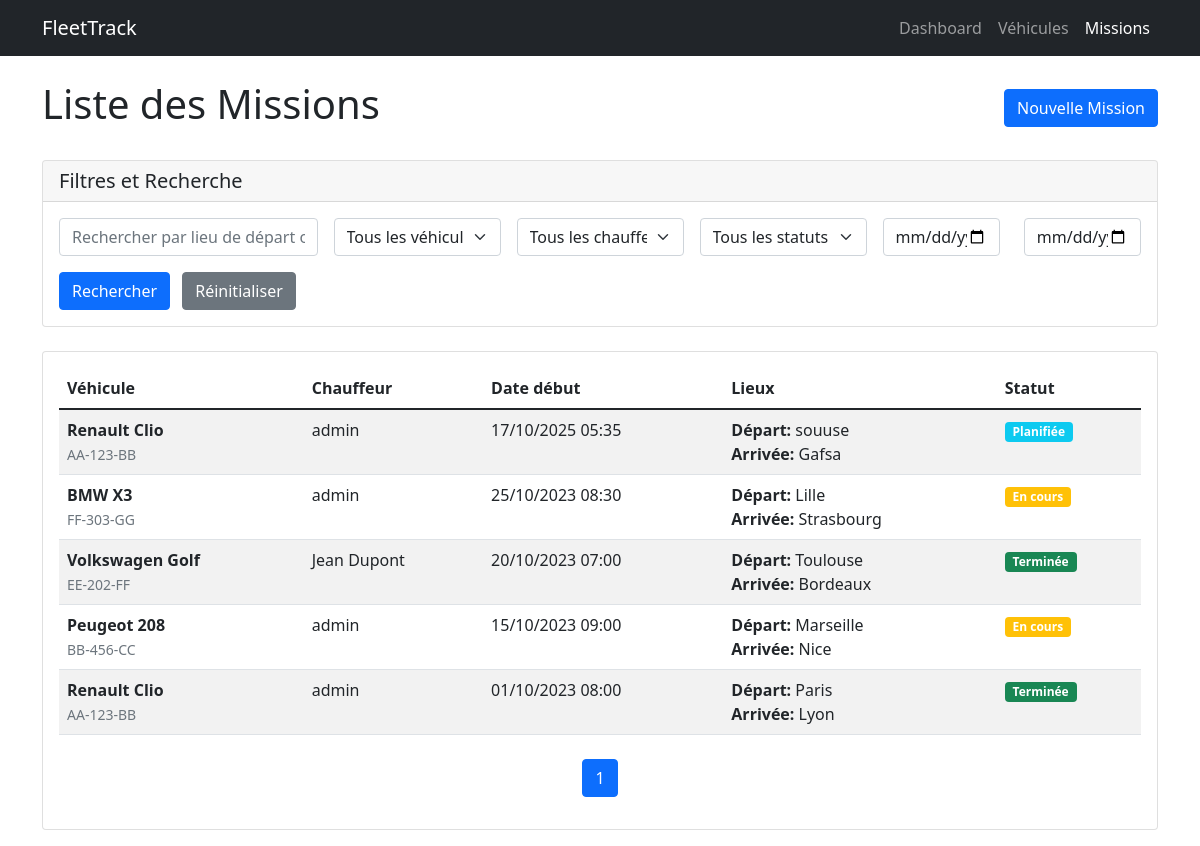
The page /fleet/missions/ on the database as committed earlier.
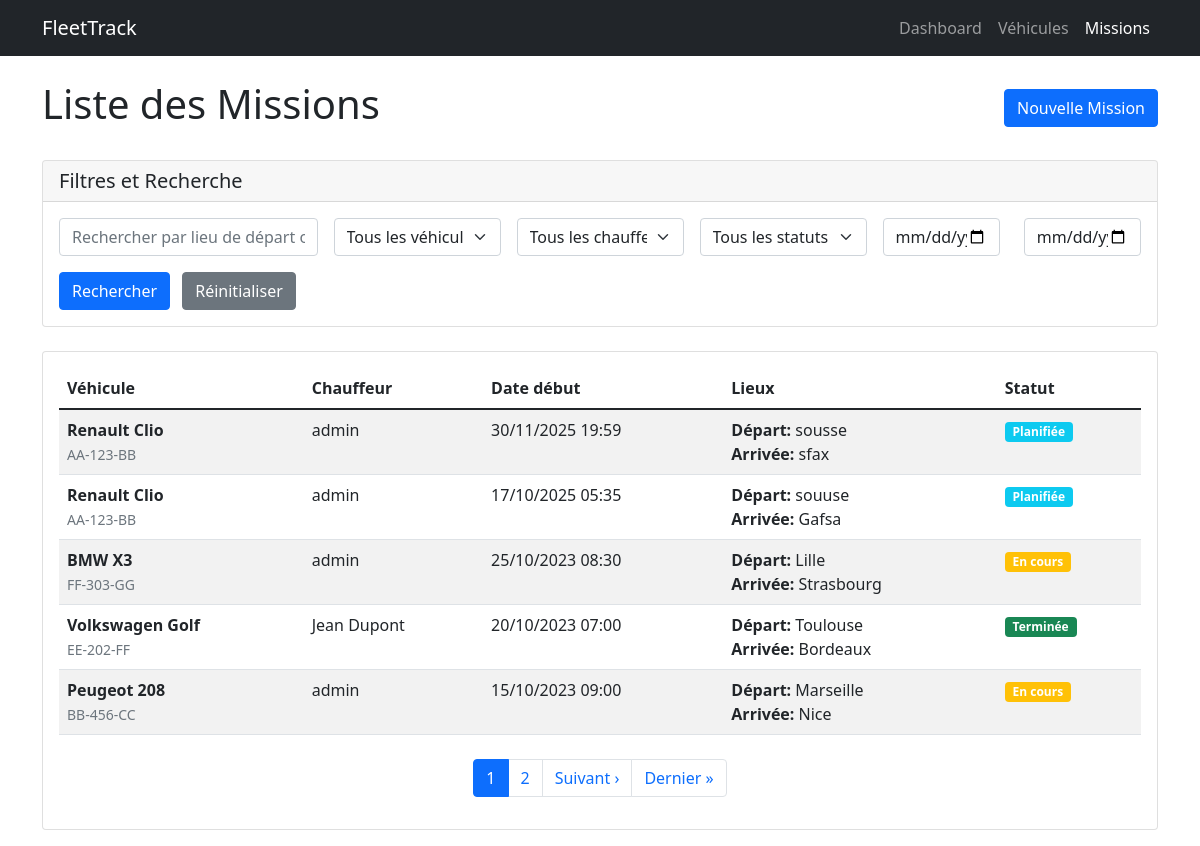
The same page on the database as committed later.
### fleet_track/models.py (models this page shows, shortened)
class Mission(models.Model):
    vehicule = models.ForeignKey(Vehicule, on_delete=models.CASCADE)
    chauffeur = models.ForeignKey(Chauffeur, on_delete=models.CASCADE)
    date_debut = models.DateTimeField()
    date_fin = models.DateTimeField(null=True, blank=True)
    lieu_depart = models.CharField(max_length=200)
    lieu_arrivee = models.CharField(max_length=200)
    statut = models.CharField(max_length=20, choices=[
        ('planifiee', 'Planifiée'),
        ('en_cours', 'En cours'),
        ('terminee', 'Terminée'),
        ('annulee', 'Annulée')
    ], default='planifiee')

class Vehicule(models.Model):
    marque = models.CharField(max_length=50)
    modele = models.CharField(max_length=50)
    immatriculation = models.CharField(max_length=20, unique=True)
    date_mise_en_service = models.DateField()
    kilometrage_actuel = models.IntegerField(default=0)
    carburant_type = models.CharField(max_length=20, choices=[
        ('essence', 'Essence'),
        ('diesel', 'Diesel'),
        ('electrique', 'Électrique')
    ])
    statut = models.CharField(max_length=20, choices=[
        ('disponible', 'Disponible'),
        ('en_mission', 'En mission'),
        ('maintenance', 'En maintenance')
    ], default='disponible')
    def __str__(self):
        return f"{self.marque} {self.modele} - {self.immatriculation}"
    marque = models.CharField(max_length=50)
    modele = models.CharField(max_length=50)
    immatriculation = models.CharField(max_length=20, unique=True)
    date_mise_en_service = models.DateField()
    kilometrage_actuel = models.IntegerField(default=0)
    carburant_type = models.CharField(max_length=20, choices=[
        ('essence', 'Essence'),
        ('diesel', 'Diesel'),
        ('electrique', 'Électrique')
    ])
    statut = models.CharField(max_length=20, choices=[
        ('disponible', 'Disponible'),
        ('en_mission', 'En mission'),
        ('maintenance', 'En maintenance')
    ], default='disponible')

class Chauffeur(models.Model):
    user = models.OneToOneField(User, on_delete=models.CASCADE)
    date_embauche = models.DateField()
    permis_numero = models.CharField(max_length=50)
    telephone = models.CharField(max_length=20)
    def __str__(self):
        return f"{self.user.first_name} {self.user.last_name}"

### fleet_track/views.py (the view, shortened to what this page needs)
# urls.py: path('missions/', views.mission_list, name='mission_list'),
def mission_list(request):
    missions = Mission.objects.all().order_by('-date_debut')
    search_form = MissionSearchForm(request.GET)
    if search_form.is_valid():
        search = search_form.cleaned_data.get('search')
        vehicule = search_form.cleaned_data.get('vehicule')
        chauffeur = search_form.cleaned_data.get('chauffeur')
        statut = search_form.cleaned_data.get('statut')
        date_debut_min = search_form.cleaned_data.get('date_debut_min')
        date_debut_max = search_form.cleaned_data.get('date_debut_max')
        if search:
            missions = missions.filter(
                Q(lieu_depart__icontains=search) |
                Q(lieu_arrivee__icontains=search)
            )
        if vehicule:
            missions = missions.filter(vehicule=vehicule)
        if chauffeur:
            missions = missions.filter(chauffeur=chauffeur)
        if statut:
            missions = missions.filter(statut=statut)
        if date_debut_min:
            missions = missions.filter(date_debut__gte=date_debut_min)
        if date_debut_max:
            missions = missions.filter(date_debut__lte=date_debut_max)
    paginator = Paginator(missions, 5)
    page_number = request.GET.get("page")
    page_obj = paginator.get_page(page_number)
    return render(request, 'mission/list.html', {
        'missions': page_obj,
        'page_obj': page_obj,
        'paginator': paginator,
        'search_form': search_form,
    })

### fleet_track/templates/mission/list.html (shortened to what this page needs)
<!DOCTYPE html>
<html>
<head>
    <link href="https://cdn.jsdelivr.net/npm/bootstrap@5.1.3/dist/css/bootstrap.min.css" rel="stylesheet">
</head>
<body>
    <nav class="navbar navbar-expand-lg navbar-dark bg-dark">
        <div class="container">
            <a class="navbar-brand" href="/fleet/">FleetTrack</a>
            <div class="navbar-nav">
                <a class="nav-link" href="/fleet/">Dashboard</a>
                <a class="nav-link" href="/fleet/vehicules/">Véhicules</a>
                <a class="nav-link active" href="/fleet/missions/">Missions</a>
            </div>
        </div>
    </nav>
    <div class="container mt-4">
        <div class="d-flex justify-content-between align-items-center mb-4">
            <h1>Liste des Missions</h1>
            <a href="/fleet/missions/ajouter/" class="btn btn-primary">Nouvelle Mission</a>
        </div>
        <div class="card mb-4">
            <div class="card-header">
                <h5 class="mb-0">Filtres et Recherche</h5>
            </div>
            <div class="card-body">
                <form method="get" class="row g-3">
                    <div class="col-md-3">
                        {{ search_form.search }}
                    </div>
                    <div class="col-md-2">
                        {{ search_form.vehicule }}
                    </div>
                    <div class="col-md-2">
                        {{ search_form.chauffeur }}
                    </div>
                    <div class="col-md-2">
                        {{ search_form.statut }}
                    </div>
                    <div class="col-md-3">
                        <div class="row">
                            <div class="col-6">
                                {{ search_form.date_debut_min }}
                            </div>
                            <div class="col-6">
                                {{ search_form.date_debut_max }}
                            </div>
                        </div>
                    </div>
                    <div class="col-12">
                        <button type="submit" class="btn btn-primary me-2">Rechercher</button>
                        <a href="/fleet/missions/" class="btn btn-secondary">Réinitialiser</a>
                    </div>
                </form>
            </div>
        </div>
        <div class="card">
            <div class="card-body">
                {% if missions %}
                <table class="table table-striped">
                    <thead>
                        <tr>
                            <th>Véhicule</th>
                            <th>Chauffeur</th>
                            <th>Date début</th>
                            <th>Lieux</th>
                            <th>Statut</th>
                        </tr>
                    </thead>
                    <tbody>
                        {% for mission in missions %}
                        <tr>
                            <td>
                                <strong>{{ mission.vehicule.marque }} {{ mission.vehicule.modele }}</strong><br>
                                <small class="text-muted">{{ mission.vehicule.immatriculation }}</small>
                            </td>
                            <td>
                                {% if mission.chauffeur.user.get_full_name %}
                                    {{ mission.chauffeur.user.get_full_name }}
                                {% else %}
                                    {{ mission.chauffeur.user.username }}
                                {% endif %}
                            </td>
                            <td>{{ mission.date_debut|date:"d/m/Y H:i" }}</td>
                            <td>
                                <strong>Départ:</strong> {{ mission.lieu_depart }}<br>
                                <strong>Arrivée:</strong> {{ mission.lieu_arrivee }}
                            </td>
                            <td>
                                <span class="badge
                                    {% if mission.statut == 'planifiee' %}bg-info
                                    {% elif mission.statut == 'en_cours' %}bg-warning
                                    {% elif mission.statut == 'terminee' %}bg-success
                                    {% else %}bg-danger{% endif %}">
                                    {{ mission.get_statut_display }}
                                </span>
                            </td>
                        </tr>
                        {% endfor %}
                    </tbody>
                </table>
                <nav>
                    <ul class="pagination justify-content-center mt-4">
                        {% for num in missions.paginator.page_range %}
                            {% if missions.number == num %}
                                <li class="page-item active">
                                    <span class="page-link">{{ num }}</span>
                                </li>
                            {% elif num > missions.number|add:-3 and num < missions.number|add:3 %}
                                <li class="page-item">
                                    <a class="page-link" href="?page={{ num }}">{{ num }}</a>
                                </li>
                            {% endif %}
                        {% endfor %}
                        {% if missions.has_next %}
                            <li class="page-item">
                                <a class="page-link" href="?page={{ missions.next_page_number }}">Suivant ›</a>
                            </li>
                            <li class="page-item">
                                <a class="page-link" href="?page={{ missions.paginator.num_pages }}">Dernier »</a>
                            </li>
                        {% endif %}
                    </ul>
                </nav>
                {% else %}
                <div class="text-center py-4">
                    <h5 class="text-muted">Aucune mission enregistrée</h5>
                    <p class="text-muted">Commencez par créer votre première mission</p>
                    <a href="/fleet/missions/ajouter/" class="btn btn-primary">Créer une mission</a>
                </div>
                {% endif %}
            </div>
        </div>
    </div>
</body>
</html>

Rows that differ between the two databases and show on the page:
no longer on this page (row unchanged): Mission: vehicule.marque "Renault", vehicule.modele "Clio", vehicule.immatriculation "AA-123-BB", chauffeur.user.username "admin", date_debut "01/10/2023 08:00", lieu_depart "Paris", lieu_arrivee "Lyon", statut "Terminée"
added Mission: vehicule.marque "Renault", vehicule.modele "Clio", vehicule.immatriculation "AA-123-BB", chauffeur.user.username "admin", date_debut "30/11/2025 19:59", lieu_depart "sousse", lieu_arrivee "sfax", statut "Planifiée"
Other text that changed with them:
new list line: "2"
text now shown: "Suivant › Dernier »"
